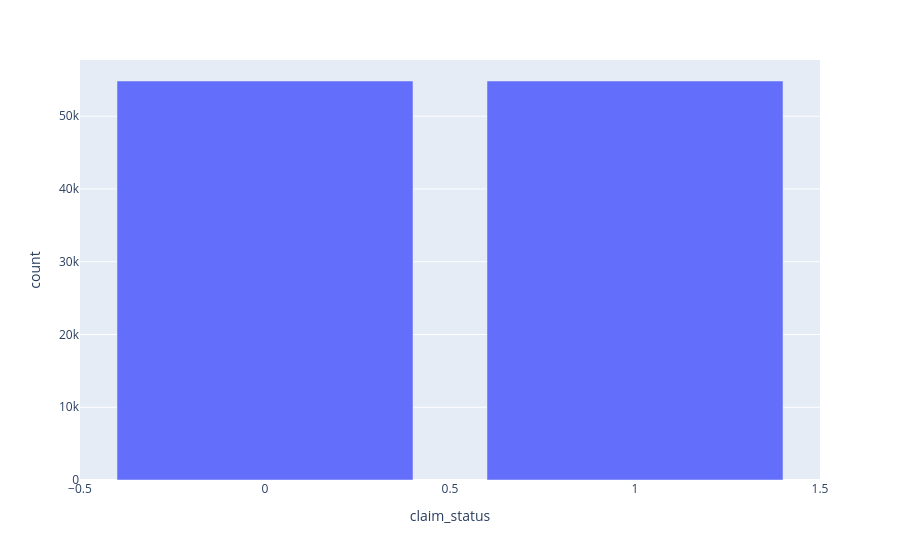

The notebook cell saved with this chart:
### Code cell
def preprocess_data(df):
    df.drop('Unnamed: 0', axis = 1, inplace=True)
    df['torque_nm'] = df['max_torque'].str.extract(r'(\d+\.?\d*)Nm').astype(float)
    df['torque_rpm'] = df['max_torque'].str.extract(r'@(\d+)rpm').astype(float)
    
    # Extract Power (bhp and RPM)
    df['power_bhp'] = df['max_power'].str.extract(r'(\d+\.?\d*)bhp').astype(float)
    df['power_rpm'] = df['max_power'].str.extract(r'@(\d+)rpm').astype(float)

    df.drop(['max_torque', 'max_power'], axis=1, inplace=True)
    
    return df

def feature_eng(df):
    # Power-to-weight ratio (very useful in insurance risk modeling)
    df['power_to_weight'] = df['power_bhp'] / df['gross_weight']

    # Torque per liter (engine efficiency indicator)
    df['torque_per_liter'] = df['torque_nm'] / (df['displacement'] / 1000)

    # RPM difference (how peaky the engine is)
    df['rpm_diff'] = df['power_rpm'] - df['torque_rpm']

    return df


def overview(df):
    return print(df.shape), print(df.info()), print(df[["fuel_type", "max_power", "max_torque", "engine_type"]].nunique()), print(df[["fuel_type", "max_power", "max_torque", "engine_type"]].isnull().sum()),print(df.nunique()), print(df.describe()), print(df['claim_status'].value_counts()), (px.bar(df['claim_status'].value_counts().reset_index(), x='claim_status', y='count').show())

overview(df)   

df = preprocess_data(df)
df = feature_eng(df)

### Figure 1 — Plotly figure (JSON) as saved in the notebook; plotly's stock layout.template omitted (floating-point values rounded to 4 significant figures)
{"data": [{"hovertemplate": "claim_status=%{x}<br>count=%{y}<extra></extra>", "legendgroup": "", "marker": {"color": "#636efa", "pattern": {"shape": ""}}, "name": "", "orientation": "v", "showlegend": false, "textposition": "auto", "type": "bar", "x": [0, 1], "xaxis": "x", "y": [54844, 54844], "yaxis": "y"}], "layout": {"barmode": "relative", "legend": {"tracegroupgap": 0}, "margin": {"t": 60}, "xaxis": {"anchor": "y", "domain": [0, 1], "title": {"text": "claim_status"}}, "yaxis": {"anchor": "x", "domain": [0, 1], "title": {"text": "count"}}}}
